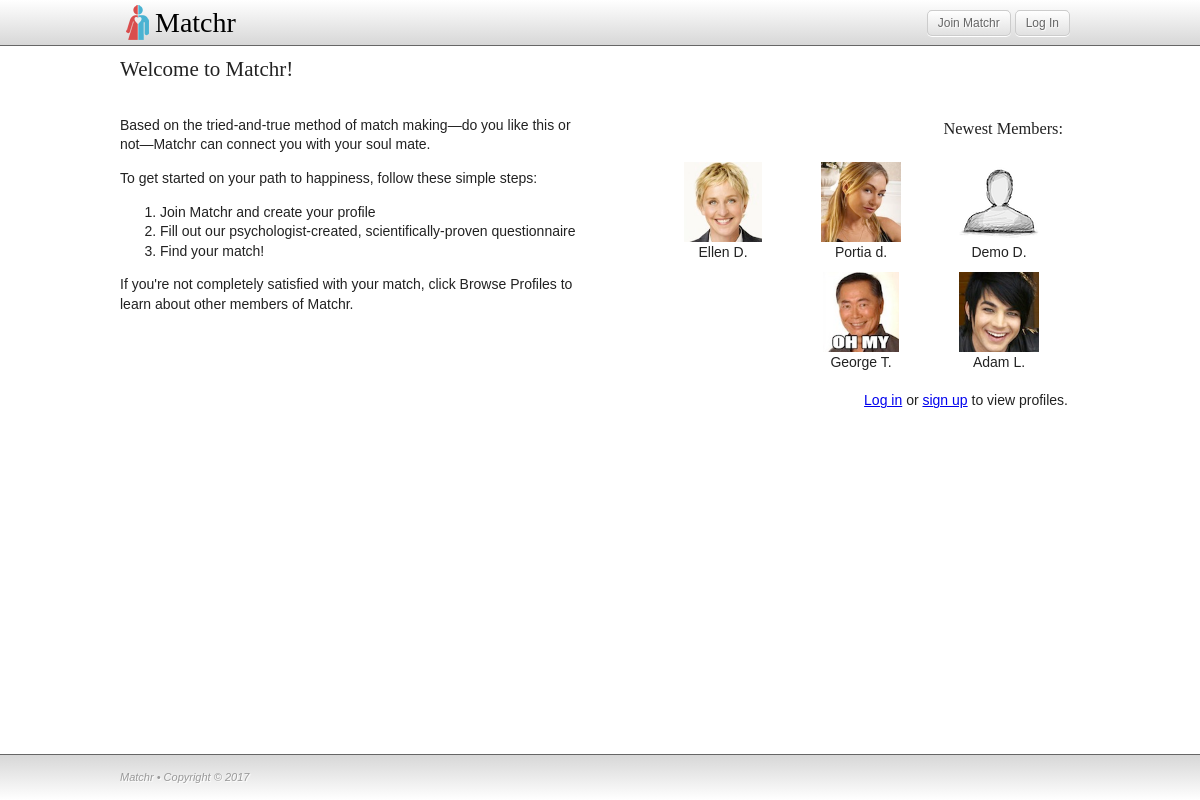
The page / on the database its author committed.
### tables this page shows
CREATE TABLE `users` (
  `user_id` int(11) unsigned NOT NULL AUTO_INCREMENT,
  `email` varchar(80) NOT NULL DEFAULT '',
  `pass` varchar(40) NOT NULL DEFAULT '',
  `join_date` datetime NOT NULL,
  `first_name` varchar(32) NOT NULL DEFAULT '',
  `last_name` varchar(32) NOT NULL DEFAULT '',
  `gender` varchar(1) NOT NULL DEFAULT '',
  `birthdate` date NOT NULL,
  `city` varchar(32) NOT NULL DEFAULT '',
  `state` varchar(2) NOT NULL DEFAULT '',
  `picture` varchar(32) NOT NULL DEFAULT '',
  `here_for` varchar(1) NOT NULL DEFAULT '',
  `same_sex` int(1) unsigned zerofill DEFAULT NULL,
  `bio` text NOT NULL,
  PRIMARY KEY (`user_id`),
  UNIQUE KEY `email` (`email`)
);

### includes/functions.php (called while the page is built, shortened)
<?php
  function list_users($dbc, $limit = null, $order_by = 'join_date', $order = 'DESC') {
    $errors = array();
    if ($limit !== null) {
      $max = "LIMIT $limit";
    } else {
      $max = null;
    }
    $query = "SELECT user_id, first_name, last_name, gender, birthdate, picture FROM users WHERE first_name IS NOT NULL ORDER BY $order_by $order $max";
    $data = mysqli_query($dbc, $query);
    if (mysqli_num_rows($data) > 0) {
      $users = array();
      while ($row = mysqli_fetch_array($data)) {
        $users[] = $row;
      }
      return array(true, $users);
    } else {
      $errors[] = 'Impress your friends and be the first to register!';
    }
    return array(false, $errors);
  }
?>

### index.php (the view, shortened to what this page needs)
<?php
  require_once('includes/appvars.php');
  require_once('includes/functions.php');
  require_once('template/HTMLstart.php');
?>
<div class="content">
  <h2>
    <?php
      if (isset($_SESSION['logged_in']) && ($_SESSION['logged_in'] == 1)) {
        echo 'Hi, ' . $_SESSION['first_name'] . '!';
      } else {
        echo 'Welcome to Matchr!';
      }
    ?>
  </h2>
  <div class="info left">
    <p>Based on the tried-and-true method of match making&mdash;do you like this or not&mdash;Matchr can connect you with your soul mate.</p>
    <p>To get started on your path to happiness, follow these simple steps:</p>
    <ol>
      <li>Join Matchr and create your profile</li>
      <li>Fill out our psychologist-created, scientifically-proven questionnaire</li>
      <li>Find your match!</li>
    </ol>
    <p>If you're not completely satisfied with your match, click Browse Profiles to learn about other members of Matchr.</p>
  </div>
  <div id="members" class="info left">
  <?php
    list($status, $data) = list_users($dbc, 5);
    if ($status) {
      echo '<h3>Newest Members:</h3>';
      foreach ($data as $user) {
        if (is_file(MATCHR_UPLOADPATH . $user['picture']) && filesize(MATCHR_UPLOADPATH . $user['picture']) > 0) {
          echo '<div class="member"><img src="' . MATCHR_UPLOADPATH . $user['picture'] . '" alt="' . $user['first_name'] . '" /><br />';
        } else {
          echo '<div class="member"><img src="' . MATCHR_ICONPATH . 'user.png' . '" alt="' . $user['first_name'] . '" /><br />';
        }
        if (isset($_SESSION['logged_in']) && ($_SESSION['logged_in'] == 1)) {
          echo '<a href="/viewprofile.php?user_id=' . $user['user_id'] . '">' . $user['first_name'] . ' ' . substr($user['last_name'],0,1) .  '.</a></div>';
        } else {
          echo $user['first_name'] . ' ' . substr($user['last_name'],0,1) . '.</div>';
        }
      }
      if (isset($_SESSION['logged_in']) && ($_SESSION['logged_in'] == 1)) {
        echo '<br class="clear" /><p><a href="/browse.php" class="view_all">View All</a></p>';
      } else {
        echo '<br class="clear" /><p><a href="/login.php">Log in</a> or <a href="/register.php">sign up</a> to view profiles.</p>';
      }
    } else {
      $errors = $data;
    }
  ?>
  </div>
  <br class="clear">
</div>
<?php
  require_once('template/HTMLend.php');
?>

### css/style.css (style rules this page uses)
html { font-size: 100%; -webkit-text-size-adjust: 100%; -ms-text-size-adjust: 100%; }
html, button, input, select, textarea { font-family: sans-serif; color: #222; }
body { margin: 0; font-size: 1em; line-height: 1.4; }
a { color: #00e; }
ul, ol { margin: 1em 0; padding: 0 0 0 40px; }
img { border: 0; -ms-interpolation-mode: bicubic; vertical-align: middle; }
body { font-size: 14px; }
h1,h2,h3,h4,h5 { font-family: 'Arvo',serif; font-weight: normal; }
.content { width: 960px; margin: 0 auto 0; }
.left { float: left; }
.info { width: 468px; margin-right: 12px; }
#members { text-align: right; }
#members h3 { margin-right: 5px; }
#members .member { display: block; float: right; height: 100px; line-height: 20px; padding: 5px; text-align: center; width: 128px; }
.member img { max-height: 80px; max-width: 80px; }

### rows shown on the page
users: first_name "Demo", last_name "D"
users: picture (picture), first_name "Portia", last_name "d"
users: picture+first_name (picture), first_name "Ellen", last_name "D"
users: picture+first_name (picture), first_name "Adam", last_name "L"
users: picture (picture), first_name "George", last_name "T"
